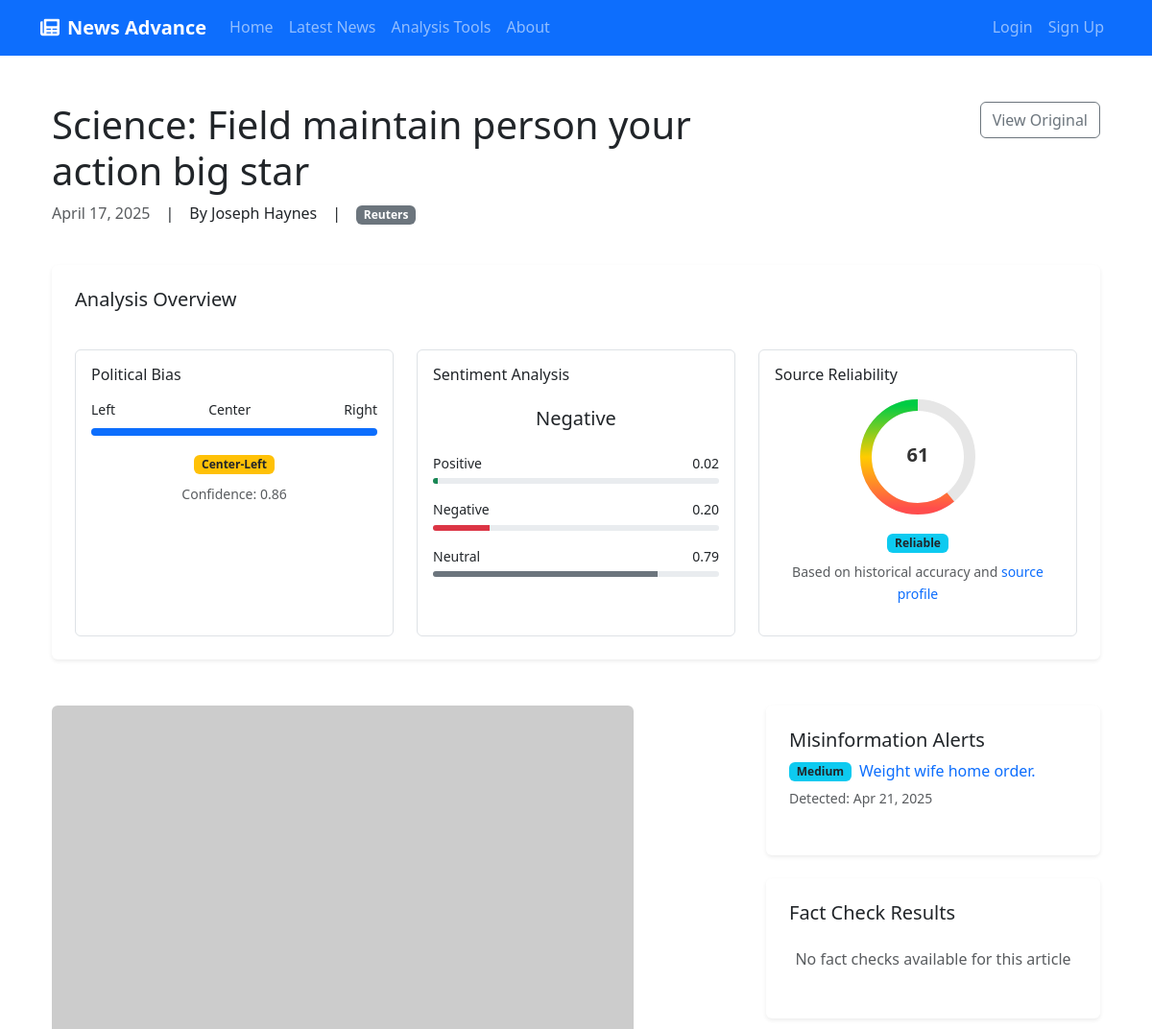
The page /analysis/article-analysis/2/ (upper part) on the database as committed earlier.
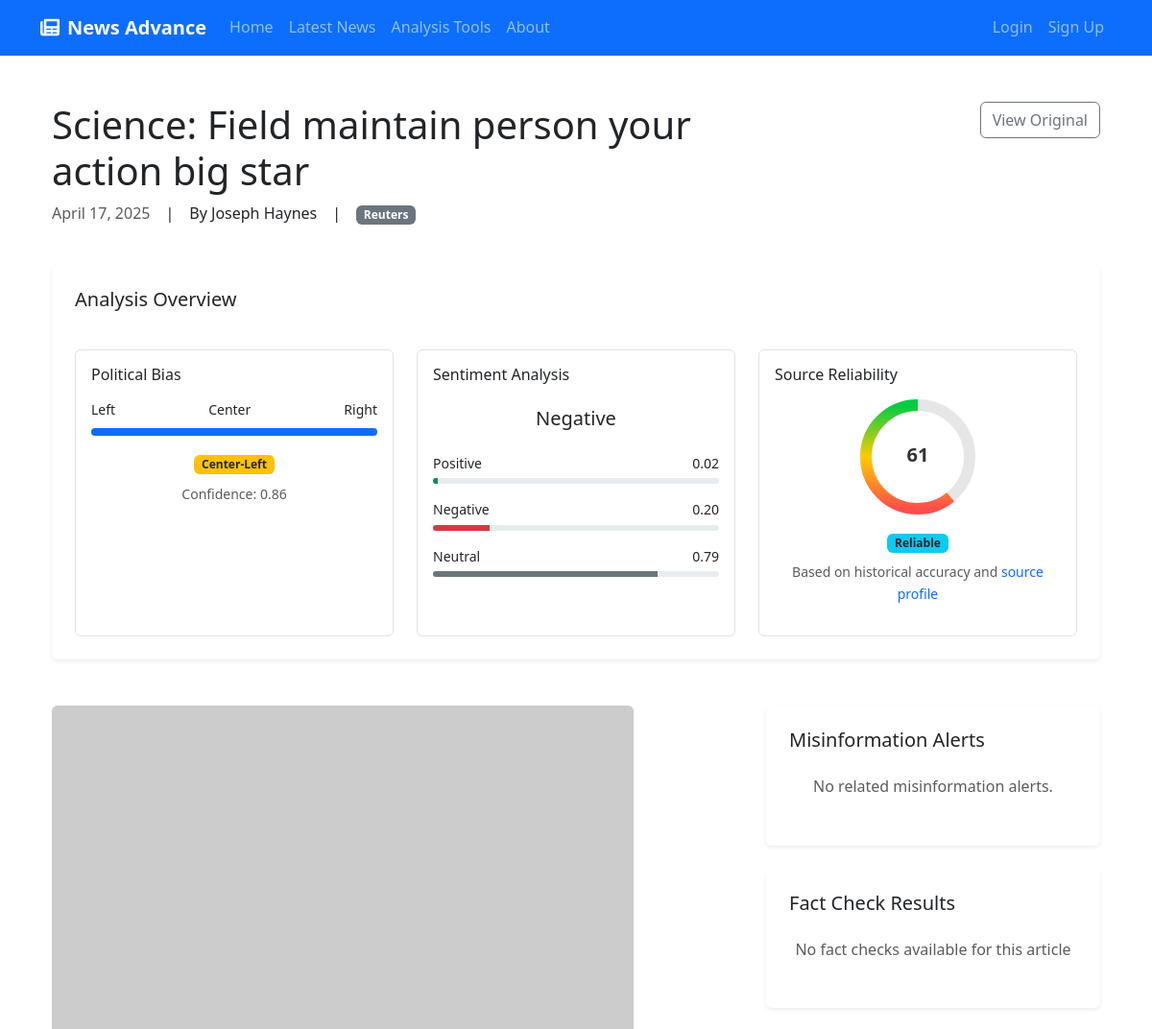
The same page on the database as committed later.
### news_analysis/models.py (models this page shows, shortened)
class MisinformationAlert(models.Model):
    SEVERITY_CHOICES = [
        ('low', 'Low'),
        ('medium', 'Medium'),
        ('high', 'High'),
        ('critical', 'Critical'),
    ]
    title = models.CharField(max_length=255)
    description = models.TextField()
    related_articles = models.ManyToManyField(NewsArticle, related_name='misinformation_alerts')
    severity = models.CharField(max_length=10, choices=SEVERITY_CHOICES, default='medium')
    detected_at = models.DateTimeField(auto_now_add=True)
    is_active = models.BooleanField(default=True)
    resolution_details = models.TextField(blank=True)
    resolved_at = models.DateTimeField(null=True, blank=True)
    class Meta:
        ordering = ['-detected_at']

### news_analysis/views.py (the view)
# urls.py: path('article-analysis/<int:article_id>/', views.article_analysis, name='article_analysis'),
def article_analysis(request, article_id):
    article = get_object_or_404(NewsArticle, pk=article_id)
    try:
        bias_analysis = BiasAnalysis.objects.get(article=article)
    except BiasAnalysis.DoesNotExist:
        bias_analysis = None
    try:
        sentiment_analysis = SentimentAnalysis.objects.get(article=article)
    except SentimentAnalysis.DoesNotExist:
        sentiment_analysis = None
    fact_checks = FactCheckResult.objects.filter(article=article)
    is_saved = False
    if request.user.is_authenticated:
        is_saved = UserSavedArticle.objects.filter(user=request.user, article=article).exists()
    related_articles = NewsArticle.objects.filter(
        Q(source=article.source) |
        Q(title__icontains=article.title.split()[0]) |
        Q(title__icontains=article.title.split()[-1])
    ).exclude(id=article.id).distinct()[:5]
    related_alerts = article.misinformation_alerts.filter(is_active=True)
    context = {
        'article': article,
        'bias_analysis': bias_analysis,
        'sentiment_analysis': sentiment_analysis,
        'fact_checks': fact_checks,
        'is_saved': is_saved,
        'related_articles': related_articles,
        'misinformation_alerts': related_alerts,
    }
    return render(request, 'news_analysis/article_analysis.html', context)

### news_analysis/templatetags/math_filters.py (called while the page is built)
@register.filter(name='mul')
def mul(value, arg):
    try:
        return float(value) * float(arg)
    except (ValueError, TypeError):
        return 0

@register.filter(name='sub')
def sub(value, arg):
    try:
        return float(value) - float(arg)
    except (ValueError, TypeError):
        return 0

@register.filter(name='add')
def add(value, arg):
    try:
        return float(value) + float(arg)
    except (ValueError, TypeError):
        return 0

### news_analysis/templates/news_analysis/article_analysis.html (shortened to what the changed rows need)
{% extends "base.html" %}
{% load static %}
{% load math_filters %}
{% block content %}
<div class="container my-5">
    <div class="row mb-4">
        <div class="col-md-8">
            <h1 class="mb-2">{{ article.title }}</h1>
        </div>
    </div>
    <div class="row mb-5">
        <div class="col-lg-4">
            <div class="card border-0 shadow-sm mb-4">
                <div class="card-body p-4">
                    {% if misinformation_alerts %}
                    <div class="mt-2">
                        {% for alert in misinformation_alerts %}
                        <div class="mb-3 pb-2 {% if not forloop.last %}border-bottom{% endif %}">
                            <div class="d-flex align-items-center mb-1">
                                {% if alert.severity == 'critical' %}
                                <span class="badge bg-danger me-2">Critical</span>
                                {% elif alert.severity == 'high' %}
                                <span class="badge bg-warning text-dark me-2">High</span>
                                {% elif alert.severity == 'medium' %}
                                <span class="badge bg-info text-dark me-2">Medium</span>
                                {% else %}
                                <span class="badge bg-success me-2">Low</span>
                                {% endif %}
                                <a href="{% url 'news_analysis:alert_detail' alert.id %}" class="text-decoration-none">{{ alert.title }}</a>
                            </div>
                            <p class="small text-muted mb-0">Detected: {{ alert.detected_at|date:"M j, Y" }}</p>
                        </div>
                        {% endfor %}
                    </div>
                    {% else %}
                    <div class="text-center text-muted my-4">
                        <p>No related misinformation alerts.</p>
                    </div>
                    {% endif %}
                </div>
            </div>
        </div>
    </div>
</div>
{% endblock %}

Rows that differ between the two databases and show on the page:
no longer on this page (row edited): MisinformationAlert: severity "Medium", title "Weight wife home order.", detected_at "Apr 21, 2025"
Other text that changed with them:
text now shown: "No related misinformation alerts."
